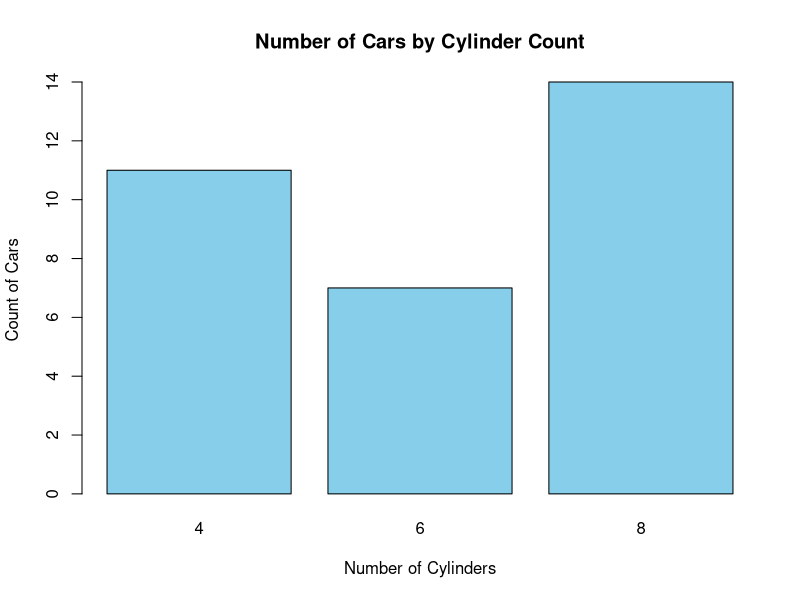
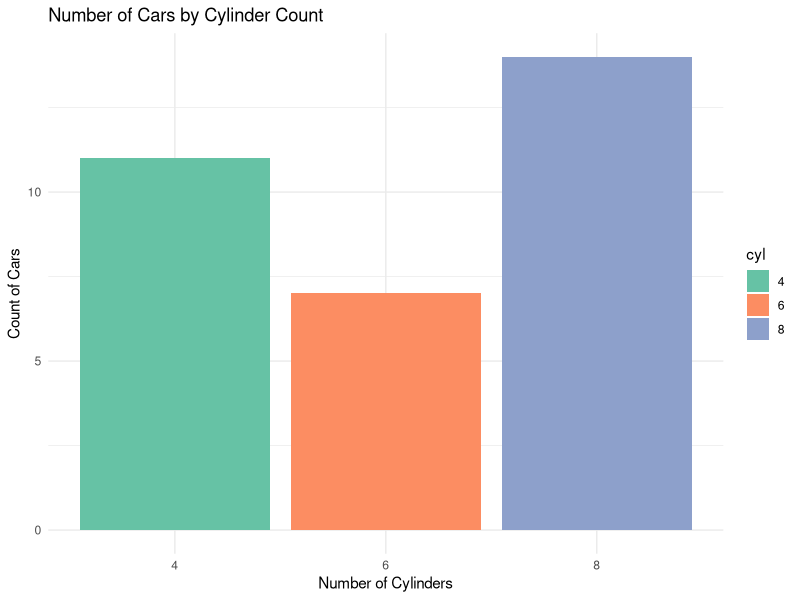

Reproduce these figures in R, in order.
library(dplyr)
library(ggplot2)

data(mtcars)

head(mtcars)

cyl_counts <- table(mtcars$cyl)

barplot(cyl_counts,
        main = "Number of Cars by Cylinder Count",
        xlab = "Number of Cylinders",
        ylab = "Count of Cars",
        col = "skyblue",
        border = "black")

mtcars$cyl <- as.factor(mtcars$cyl)

ggplot(mtcars, aes(x = cyl, fill = cyl)) +
  geom_bar() +
  labs(title = "Number of Cars by Cylinder Count",
       x = "Number of Cylinders",
       y = "Count of Cars") +
  scale_fill_brewer(palette = "Set2") +
  theme_minimal()

